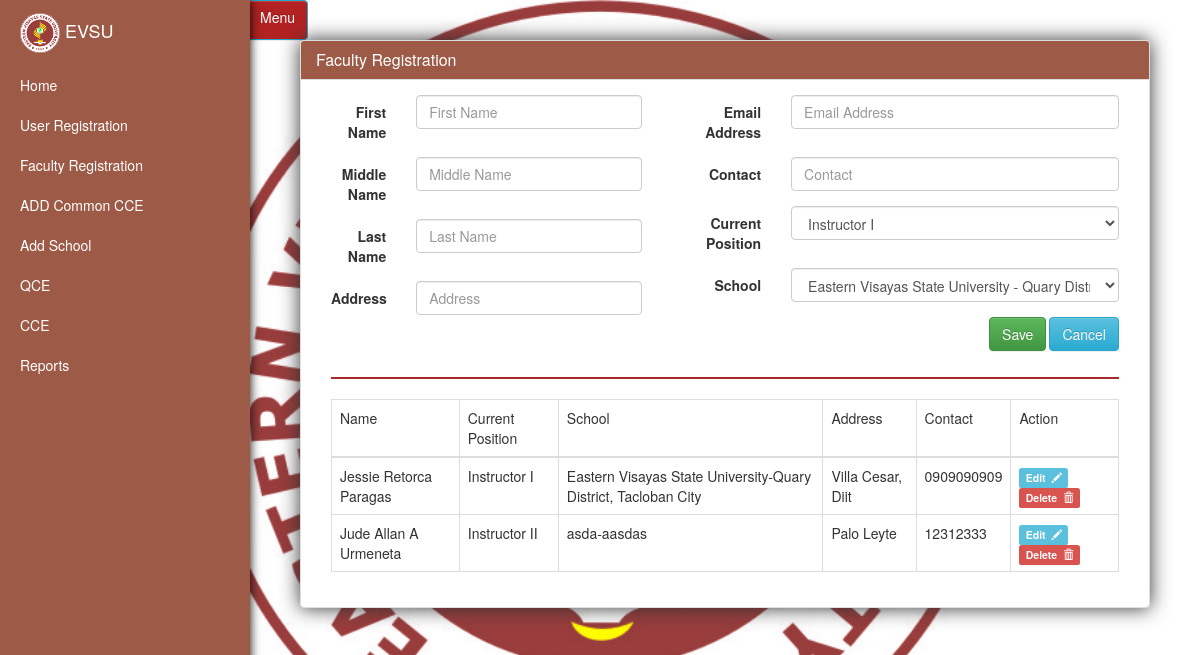
The app's page /index.php/main/fac_reg, older data.
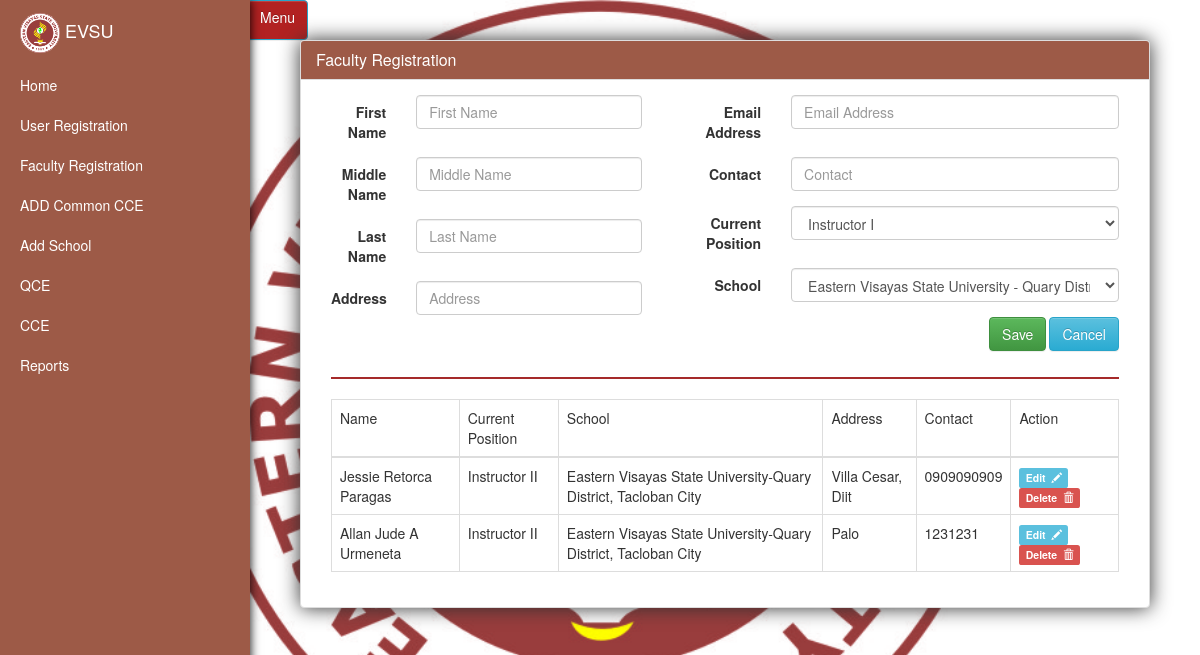
The same page, newer data.
### tables this page shows
CREATE TABLE IF NOT EXISTS `tbl_faculty` (
  `id` int(11) NOT NULL,
  `firstname` varchar(50) NOT NULL,
  `middlename` varchar(50) NOT NULL,
  `lastname` varchar(50) NOT NULL,
  `address` varchar(50) NOT NULL,
  `emailaddress` varchar(50) NOT NULL,
  `contact` varchar(50) NOT NULL,
  `position` int(11) NOT NULL,
  `school` int(11) NOT NULL
);

CREATE TABLE IF NOT EXISTS `position` (
  `id` int(11) NOT NULL,
  `description` varchar(50) NOT NULL
);

### application/controllers/Main.php (called while the page is built, shortened)
<?php
    class Main extends CI_Controller
    {
      function fac_reg()
      {
        $this->load->view('include/header');
        $this->load->view('include/nav');
        $this->load->view('page/faculty_reg');
        $this->load->view('include/footer');
      }
    }

### index.php (called while the page is built, shortened)
<?php
require_once BASEPATH.'core/CodeIgniter.php';

### application/models/Registration.php (called while the page is built, shortened)
<?php
class Registration extends CI_Model
{
      function schoolList()
      {
          return $this->db->get('tbl_school')->result_array();
      }
      function Allposition()
      {
          return $this->db->query("SELECT id as positionid, description as descr FROM position")->result_array();
      }
      function getallfaculty()
      {
          return $this->db->query("SELECT a.id AS fid, CONCAT(a.firstname, ' ', a.middlename, ' ', a.lastname)
                                AS fullname, a.address, a.contact, CONCAT(b.sch_name, '-', b.sch_address)
                                AS sch , b.id
                                AS schid, c.description
                                AS position, c.id
                                AS pid
                                FROM `tbl_faculty` a, tbl_school b, position c
                                WHERE a.school = b.id AND c.id = a.position")->result_array();
      }
}

### application/views/page/faculty_reg.php (the view, shortened to what this page needs)
<div id="page-content-wrapper">
  <a href="#menu-toggle" id="menu-toggle" class="btn btn-info" style="margin-left:-23px;margin-top:-25px; height:40px;background: #B22222;">Menu</a>
    <div class="col-md-12">
      <?php
              if (empty($firstname))
              {
                $firstname = "";
                $middlename = "";
                $lastname = "";
                $address= "";
                $emailaddress ="";
                $contact = "";
                $schid = "";
                $pid = "";
                $fid = "";
              }
       ?>
          <div class="container-fluid">
              <div class="row">
                  <div class="col-lg-12">
                        <div class="panel panel-default" style="box-shadow: 0px 0px 20px rgb(49, 49, 49)">
                        <div class="panel-heading" style="background: rgb(157, 90, 71)" >
                          <h1 class="panel-title" style="color:white">Faculty Registration</h1>
                        </div>
                        <div class="panel-body">
                            <form class="form-horizontal" action="/insert_faculty" method="post">
                              <div class="col-md-5">
                                <div class="form-group">
                                  <label class="col-sm-3 control-label">First Name</label>
                                  <div class="col-sm-9">
                                    <input type="text" name="firstname" value="<?php echo $firstname ?>" class="form-control" placeholder="First Name">
                                  </div>
                                </div>
                                <div class="form-group">
                                  <label class="col-sm-3 control-label">Middle Name</label>
                                  <div class="col-sm-9">
                                    <input type="text" name="middlename" value="<?php echo $middlename ?>" class="form-control" placeholder="Middle Name">
                                  </div>
                                </div>
                                <div class="form-group">
                                  <label class="col-sm-3 control-label">Last Name</label>
                                  <div class="col-sm-9">
                                    <input type="text" name="lastname" value="<?php echo $lastname ?>" class="form-control" placeholder="Last Name">
                                  </div>
                                </div>
                                <div class="form-group">
                                  <label class="col-sm-3 control-label">Address</label>
                                  <div class="col-sm-9">
                                    <input type="text" name="address" value="<?php echo $address ?>" class="form-control" placeholder="Address">
                                  </div>
                                </div>
                              </div>
                              <div class="col-md-7">
                                <div class="form-group">
                                  <label class="col-sm-3 control-label">Email Address</label>
                                  <div class="col-sm-9">
                                    <input type="text" name="emailaddress" value="<?php echo $emailaddress ?>" class="form-control" placeholder="Email Address">
                                  </div>
                                </div>
                                <div class="form-group">
                                  <label class="col-sm-3 control-label">Contact</label>
                                  <div class="col-sm-9">
                                    <input type="text" name="contact" value="<?php echo $contact ?>" class="form-control" placeholder="Contact">
                                  </div>
                                </div>
                                <div class="form-group">
                                  <label class="col-sm-3 control-label">Current Position</label>
                                  <div class="col-sm-9">
                                    <select class="form-control" name="position">
                                        <?php
                                          foreach ($this->registration->Allposition() as $key => $v):
                                          extract($v);
                                        ?>
                                        <?php if ($positionid == $pid): ?>
                                              <option value="<?php echo  $positionid ?>" selected><?php echo $descr ?></option>
                                          <?php else: ?>
                                              <option value="<?php echo  $positionid ?>"><?php echo $descr ?></option>
                                        <?php endif; ?>
                                        <?php endforeach; ?>
                                    </select>
                                  </div>
                                </div>
                                <div class="form-group">
                                  <label class="col-sm-3 control-label">School</label>
                                  <div class="col-sm-9">
                                    <select class="form-control" name="school">
                                      <?php
                                        foreach ($this->registration->schoolList() as $key => $value):
                                        extract($value);
                                      ?>
                                        <?php if ($id == $schid): ?>
                                            <option value="<?php echo $id ?>" selected><?php echo $sch_name ." - ". $sch_address ?></option>
                                        <?php else: ?>
                                            <option value="<?php echo $id ?>"><?php echo $sch_name ." - ". $sch_address ?></option>
                                        <?php endif; ?>
                                      <?php endforeach; ?>
                                    </select>
                                  </div>
                                </div>
                                <div class="form-goup">
                                <div class="col-sm-12" style="padding:0">
                                  <a href="/faculty_registration" class = "btn btn-info pull-right">Cancel</a><span>&nbsp;</span>
                                  <button type="submit" class = "btn btn-success pull-right" name="button" style="margin-right:3px;">Save</button>
                                </div>
                                <br /> <br />
                                </div>
                              </div>
                            </form>
                            <div class="col-md-12">
                              <hr style="border: 1px solid brown;" />
                              <table class="table table-bordered">
                                <thead>
                                  <tr>
                                    <td>Name</td>
                                    <td>Current Position</td>
                                    <td>School</td>
                                    <td>Address</td>
                                    <td>Contact</td>
                                    <td>Action</td>
                                  </tr>
                                </thead>
                                <tbody>
                                  <?php foreach ($this->registration->getallfaculty() as $key => $value):
                                    extract($value);
                                    ?>
                                    <tr>
                                      <td><?php echo $fullname; ?></td>
                                      <td><?php echo $position; ?></td>
                                      <td><?php echo $sch; ?></td>
                                      <td><?php echo $address ?></td>
                                      <td><?php echo $contact; ?></td>
                                      <td>
                                        <a href="/edit_faculty/<?php echo $fid?>" class="label label-info">Edit&nbsp;&nbsp;<span class="glyphicon glyphicon-pencil"></span></a>
                                        <a href="/delete_faculty/<?php echo $fid?>" class="label label-danger" onclick="return confirm('Do you sure?')">Delete&nbsp;&nbsp;<span class="glyphicon glyphicon-trash"></span></a>
                                      </td>
                                    </tr>
                                  <?php endforeach; ?>
                                </tbody>
                              </table>
                            </div>
                        </div>
                      </div>
                  </div>
              </div>
          </div>
</div>

### application/views/include/header.php (shortened to what this page needs)
<!DOCTYPE html>
<html>
  <head>
    <link href="/assets/css/bootstrap.min.css" rel="stylesheet">
    <link href="/assets/css/simple-sidebar.css" rel="stylesheet">
    <link href="/assets/css/bootstrap-theme.min.css" rel="stylesheet">
    <link rel="stylesheet" href="/assets/css/style.css">
  </head>
  <body>

### application/views/include/nav.php
<div id="wrapper">
    <div id="sidebar-wrapper" style="background: rgb(157, 90, 71);box-shadow: 0px 0px 10px black">
        <ul class="sidebar-nav">
            <li class="sidebar-brand" style="padding:0;margin:0 auto">
                <a href="#" style="color:white">
                  <img src="../assets/images/EVSU.jpg" alt="x" width="40" style="border-radius:20px"/> EVSU
                </a>
            </li>
            <li>
                <a href="#" style="color:white">Home</a>
            </li>
            <li>
                <a href="/user_registration" style="color:white">User Registration</a>
            </li>
            <li>
                <a href="/faculty_registration" style="color:white">Faculty Registration</a>
            </li>
            <li>
                <a href="/add_criteria" style="color:white">ADD Common CCE</a>
            </li>
            <li>
                <a href="/add_school" style="color:white">Add School</a>
            </li>
            <li>
                <a href="#" style="color:white">QCE</a>
            </li>
            <li>
                <a href="#" style="color:white">CCE</a>
            </li>
            <li>
                <a href="#" style="color:white">Reports</a>
            </li>
        </ul>
    </div>

### application/views/include/footer.php (shortened to what this page needs)
</div>
  </body>
</html>

### assets/css/simple-sidebar.css (style rules this page uses)
#wrapper { padding-left: 0; -webkit-transition: all 0.5s ease; -moz-transition: all 0.5s ease; -o-transition: all 0.5s ease; transition: all 0.5s ease; }
#sidebar-wrapper { z-index: 1000; position: fixed; left: 250px; width: 0; height: 100%; margin-left: -250px; overflow-y: auto; background: #000; -webkit-transition: all 0.5s ease; -moz-transition: all 0.5s ease; -o-transition: all 0.5s ease; transition: all 0.5s ease; }
#page-content-wrapper { width: 100%; position: absolute; padding: 15px; }
.sidebar-nav { position: absolute; top: 0; width: 250px; margin: 0; padding: 0; list-style: none; }
.sidebar-nav li { text-indent: 20px; line-height: 40px; }
.sidebar-nav li a { display: block; text-decoration: none; color: #999999; }
.sidebar-nav > .sidebar-brand { height: 65px; font-size: 18px; line-height: 60px; }
.sidebar-nav > .sidebar-brand a { color: #999999; }
@media (min-width:768px) { #wrapper { padding-left: 250px; } }
@media (min-width:768px) { #sidebar-wrapper { width: 250px; } }
@media (min-width:768px) { #page-content-wrapper { padding: 20px; position: relative; } }

### assets/css/style.css (style rules this page uses)
body { background-image: url(../images/EVSU.jpg); background-position: top; background-repeat: no-repeat; background-attachment: fixed; background-size: contain; }

Row changes from the older to the newer data that the page shows:
removed tbl_faculty: fullname "Jude Allan A Urmeneta", position.description "Instructor II", sch "asda-aasdas", address "Palo Leyte", contact "12312333"
changed tbl_faculty "Villa Cesar, Diit": position.description "Instructor I" → "Instructor II"
added tbl_faculty: fullname "Allan Jude A Urmeneta", position.description "Instructor II", sch "Eastern Visayas State University-Quary District, Tacloban City", address "Palo", contact "1231231"
